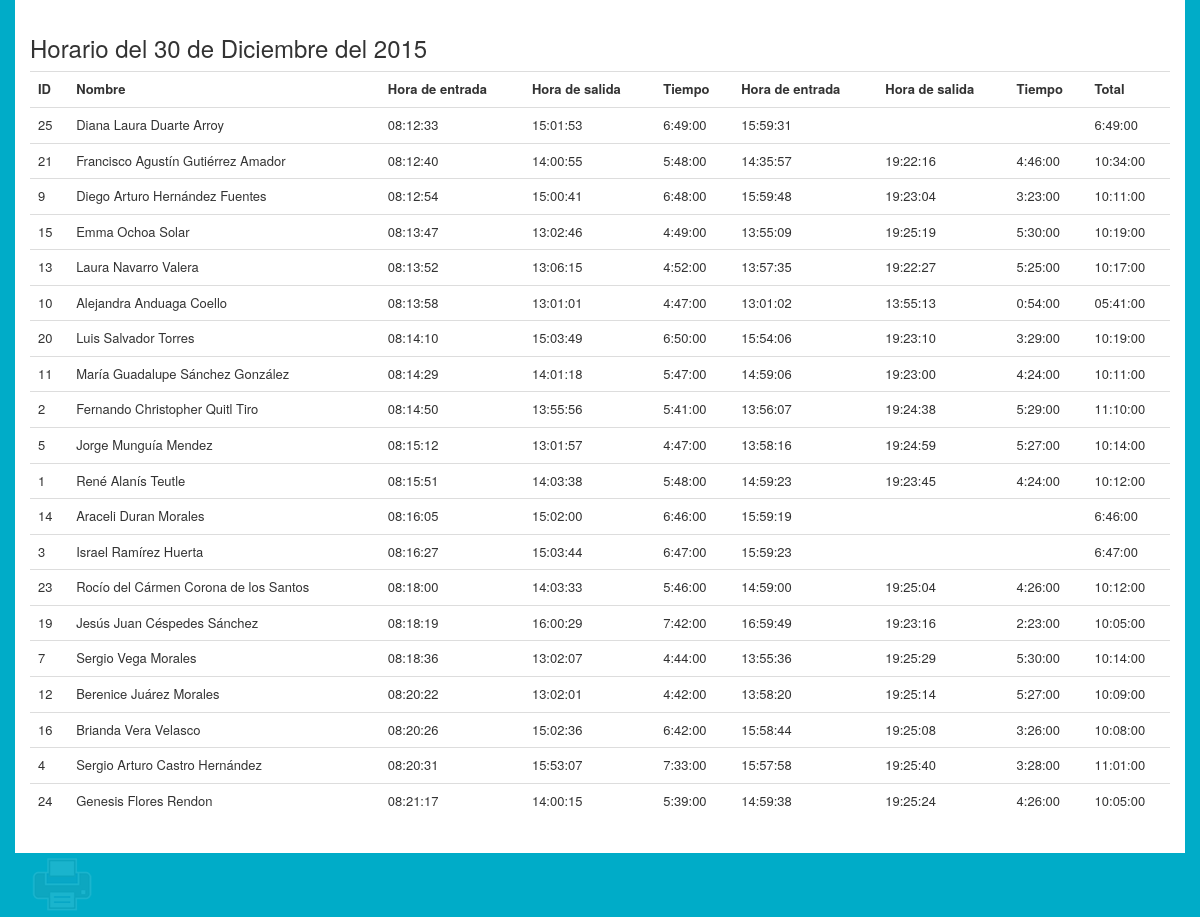
Screenshot of /horario-diario.php?date=2015-12-30 with the database file from the repository.
### tables this page shows
CREATE TABLE IF NOT EXISTS `horario` (
  `idhorario` int(11) NOT NULL AUTO_INCREMENT,
  `dia_entrada` date DEFAULT NULL,
  `hora_entrada` time DEFAULT NULL,
  `dia_salida` date DEFAULT NULL,
  `hora_salida` time DEFAULT NULL,
  `tiempo` varchar(8) NOT NULL,
  `tiempo_decimal` float(5,2) NOT NULL,
  `despues_entrada` time DEFAULT NULL,
  `despues_salida` time DEFAULT NULL,
  `despues_tiempo` varchar(8) DEFAULT NULL,
  `despues_tiempo_decimal` float(5,2) DEFAULT NULL,
  `total` varchar(8) DEFAULT NULL,
  `total_decimal` float(5,2) DEFAULT NULL,
  `personal_idpersonal` int(11) NOT NULL,
  PRIMARY KEY (`idhorario`,`personal_idpersonal`),
  KEY `fk_horario_personal1_idx` (`personal_idpersonal`)
);

CREATE TABLE IF NOT EXISTS `personal` (
  `idpersonal` int(11) NOT NULL AUTO_INCREMENT,
  `nombre` varchar(45) DEFAULT NULL,
  `apellidos` varchar(45) DEFAULT NULL,
  `foto` varchar(100) DEFAULT NULL,
  `tolerancia` time NOT NULL,
  `privilegios_idprivilegios` int(11) NOT NULL,
  `usuario_idusuario` int(11) NOT NULL,
  PRIMARY KEY (`idpersonal`,`privilegios_idprivilegios`),
  KEY `fk_personal_privilegios1_idx` (`privilegios_idprivilegios`),
  KEY `fk_personal_usuario1_idx` (`usuario_idusuario`)
);

### horario-diario.php (the view, shortened to what this page needs)
<html>
<head>
<link rel="stylesheet" type="text/css" href="css/bootstrap.min.css">
<link rel="stylesheet" type="text/css" href="css/imprimir.css">
<link rel="stylesheet" type="text/css" href="css/main.css">
</head>
<body>
<?php
$fecha =  $_GET['date'];
$annio = substr($fecha, 0,4);
$mes = substr($fecha, 5,2);
$dia = substr($fecha, 8,2);
$meses = array('01' =>  'Enero',
			'02' =>  'Febrero',
			'03' =>  'Marzo',
			'04' =>  'Abril',
			'05' =>  'Mayo',
			'06' =>  'Junio',
			'07' =>  'Julio',
			'08' =>  'Agosto',
			'09' =>  'Septiembre',
			'10' =>  'Octubre',
			'11' =>  'Noviembre',
			'12' =>  'Diciembre',);
$nombre_mes = $meses[$mes];
	?>
	<div class="container">
		<div class="row horario">
			<h3>Horario del <?php echo $dia." de ".$nombre_mes. " del ".$annio; ?></h3>
			<div class="table-responsive">
				<table class="table">
					<tr>
						<th>ID</th>
						<th>Nombre</th>
						<th>Hora de entrada</th>
						<th>Hora de salida</th>
						<th>Tiempo</th>
						<th>Hora de entrada</th>
						<th>Hora de salida</th>
						<th>Tiempo</th>
						<th>Total</th>
					</tr>
					<?php
						include('conexion.php');
						$datos = "select idpersonal,nombre,apellidos,dia_entrada,hora_entrada,hora_salida,tiempo,despues_entrada,despues_salida,despues_tiempo,total from horario,personal where personal.idpersonal = horario.personal_idpersonal and dia_entrada = '$fecha' order by hora_entrada";
						$horario = mysql_query($datos, $conexion) or die(mysql_error());
						while ($rows = mysql_fetch_assoc($horario)) {
							echo "<tr>";
							$idpersonal = $rows['idpersonal'];
							echo "<td>".$idpersonal."</td>";
							$nombre = $rows['nombre']. " " .$apellido = $rows['apellidos'];
							echo "<td>".$nombre."</td>";
							$entrada = $rows['hora_entrada'];
							echo "<td>".$entrada."</td>";
							$salida = $rows['hora_salida'];
							echo "<td>".$salida."</td>";
							$tiempo = $rows['tiempo'];
							echo "<td>".$tiempo."</td>";
							$entrada = $rows['despues_entrada'];
							echo "<td>".$entrada."</td>";
							$salida = $rows['despues_salida'];
							echo "<td>".$salida."</td>";
							$tiempo = $rows['despues_tiempo'];
							echo "<td>".$tiempo."</td>";
							$total = $rows['total'];
							echo "<td>".$total."</td>";
							echo "</tr>";
						}
					?>
				</table>
			</div>
		</div>
		<button onclick='window.print()' type='button' id='btnImprimir'></button>
	</div>
</body>

### css/imprimir.css (style rules this page uses)
#btnImprimir { background: url(img/imprimir.png); border: 0; width: 64px; height: 64px; }
#btnImprimir { opacity: 0.1; }

### css/main.css (style rules this page uses)
body { background-color: rgb(0,172,200); }
.header, .menu, .register, .horario { background-color: white; padding: 15px; }
table { font-size: 13px; }

### rows the page displays
horario: personal.idpersonal "25", personal.nombre+apellidos "Diana Laura Duarte Arroy", hora_entrada "08:12:33", hora_salida "15:01:53", tiempo "6:49:00", despues_entrada "15:59:31", total "6:49:00"
horario: personal.idpersonal "21", personal.nombre+apellidos "Francisco Agustín Gutiérrez Amador", hora_entrada "08:12:40", hora_salida "14:00:55", tiempo "5:48:00", despues_entrada "14:35:57", despues_salida "19:22:16", despues_tiempo "4:46:00", total "10:34:00"
horario: personal.idpersonal "9", personal.nombre+apellidos "Diego Arturo Hernández Fuentes", hora_entrada "08:12:54", hora_salida "15:00:41", tiempo "6:48:00", despues_entrada "15:59:48", despues_salida "19:23:04", despues_tiempo "3:23:00", total "10:11:00"
horario: personal.idpersonal "15", personal.nombre+apellidos "Emma Ochoa Solar", hora_entrada "08:13:47", hora_salida "13:02:46", tiempo "4:49:00", despues_entrada "13:55:09", despues_salida "19:25:19", despues_tiempo "5:30:00", total "10:19:00"
horario: personal.idpersonal "13", personal.nombre+apellidos "Laura Navarro Valera", hora_entrada "08:13:52", hora_salida "13:06:15", tiempo "4:52:00", despues_entrada "13:57:35", despues_salida "19:22:27", despues_tiempo "5:25:00", total "10:17:00"
horario: personal.idpersonal "10", personal.nombre+apellidos "Alejandra Anduaga Coello", hora_entrada "08:13:58", hora_salida "13:01:01", tiempo "4:47:00", despues_entrada "13:01:02", despues_salida "13:55:13", despues_tiempo "0:54:00", total "05:41:00"
horario: personal.idpersonal "20", personal.nombre+apellidos "Luis Salvador Torres", hora_entrada "08:14:10", hora_salida "15:03:49", tiempo "6:50:00", despues_entrada "15:54:06", despues_salida "19:23:10", despues_tiempo "3:29:00", total "10:19:00"
horario: personal.idpersonal "11", personal.nombre+apellidos "María Guadalupe Sánchez González", hora_entrada "08:14:29", hora_salida "14:01:18", tiempo "5:47:00", despues_entrada "14:59:06", despues_salida "19:23:00", despues_tiempo "4:24:00", total "10:11:00"
horario: personal.idpersonal "2", personal.nombre+apellidos "Fernando Christopher Quitl Tiro", hora_entrada "08:14:50", hora_salida "13:55:56", tiempo "5:41:00", despues_entrada "13:56:07", despues_salida "19:24:38", despues_tiempo "5:29:00", total "11:10:00"
horario: personal.idpersonal "5", personal.nombre+apellidos "Jorge Munguía Mendez", hora_entrada "08:15:12", hora_salida "13:01:57", tiempo "4:47:00", despues_entrada "13:58:16", despues_salida "19:24:59", despues_tiempo "5:27:00", total "10:14:00"
horario: personal.idpersonal "1", personal.nombre+apellidos "René Alanís Teutle", hora_entrada "08:15:51", hora_salida "14:03:38", tiempo "5:48:00", despues_entrada "14:59:23", despues_salida "19:23:45", despues_tiempo "4:24:00", total "10:12:00"
horario: personal.idpersonal "14", personal.nombre+apellidos "Araceli Duran Morales", hora_entrada "08:16:05", hora_salida "15:02:00", tiempo "6:46:00", despues_entrada "15:59:19", total "6:46:00"
horario: personal.idpersonal "3", personal.nombre+apellidos "Israel Ramírez Huerta", hora_entrada "08:16:27", hora_salida "15:03:44", tiempo "6:47:00", despues_entrada "15:59:23", total "6:47:00"
horario: personal.idpersonal "23", personal.nombre+apellidos "Rocío del Cármen Corona de los Santos", hora_entrada "08:18:00", hora_salida "14:03:33", tiempo "5:46:00", despues_entrada "14:59:00", despues_salida "19:25:04", despues_tiempo "4:26:00", total "10:12:00"
horario: personal.idpersonal "19", personal.nombre+apellidos "Jesús Juan Céspedes Sánchez", hora_entrada "08:18:19", hora_salida "16:00:29", tiempo "7:42:00", despues_entrada "16:59:49", despues_salida "19:23:16", despues_tiempo "2:23:00", total "10:05:00"
horario: personal.idpersonal "7", personal.nombre+apellidos "Sergio Vega Morales", hora_entrada "08:18:36", hora_salida "13:02:07", tiempo "4:44:00", despues_entrada "13:55:36", despues_salida "19:25:29", despues_tiempo "5:30:00", total "10:14:00"
horario: personal.idpersonal "12", personal.nombre+apellidos "Berenice Juárez Morales", hora_entrada "08:20:22", hora_salida "13:02:01", tiempo "4:42:00", despues_entrada "13:58:20", despues_salida "19:25:14", despues_tiempo "5:27:00", total "10:09:00"
horario: personal.idpersonal "16", personal.nombre+apellidos "Brianda Vera Velasco", hora_entrada "08:20:26", hora_salida "15:02:36", tiempo "6:42:00", despues_entrada "15:58:44", despues_salida "19:25:08", despues_tiempo "3:26:00", total "10:08:00"
horario: personal.idpersonal "4", personal.nombre+apellidos "Sergio Arturo Castro Hernández", hora_entrada "08:20:31", hora_salida "15:53:07", tiempo "7:33:00", despues_entrada "15:57:58", despues_salida "19:25:40", despues_tiempo "3:28:00", total "11:01:00"
horario: personal.idpersonal "24", personal.nombre+apellidos "Genesis Flores Rendon", hora_entrada "08:21:17", hora_salida "14:00:15", tiempo "5:39:00", despues_entrada "14:59:38", despues_salida "19:25:24", despues_tiempo "4:26:00", total "10:05:00"

### other values shown
$dia "30"
$nombre_mes "Diciembre"
$annio "2015"
